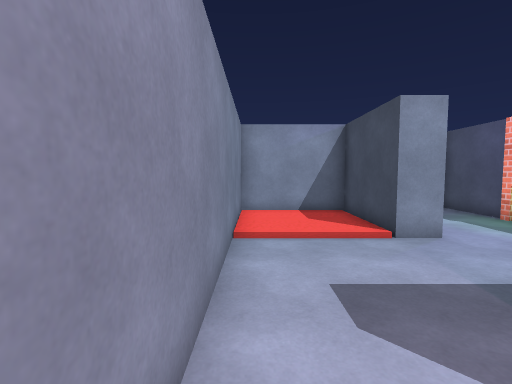
[1] (above)

12 first-person views from a walk through a Unity game level. The camera is 1.4 m above the floor, tilts 4° down and sees 85° across. The floor is counted in squares, 1 m on a side. Each view is taken from the middle of a square. On the plan, view 1 faces up. The plan holds only what a view shows up to about 14 squares ahead; the rest is blank. The player character is not drawn. Some surface patterns are stand-ins.

[2]
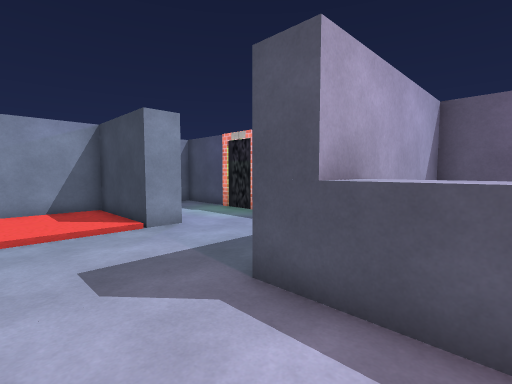

[3]
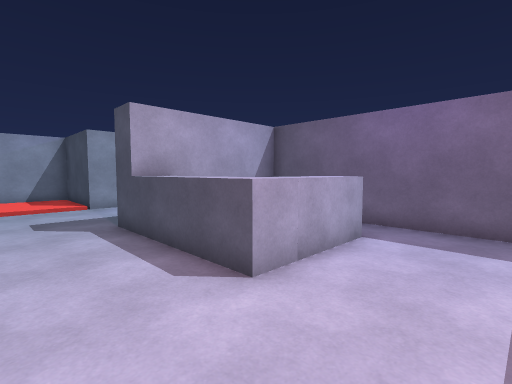

[4]
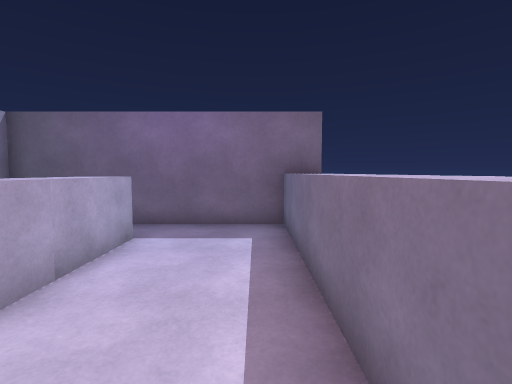

[5]
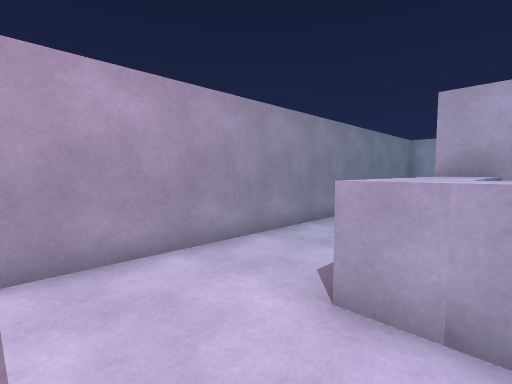

[6]
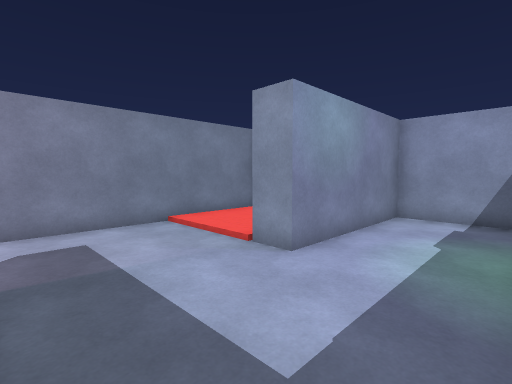

[7]
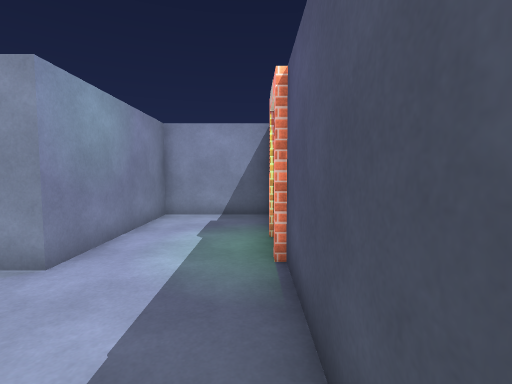

[8]
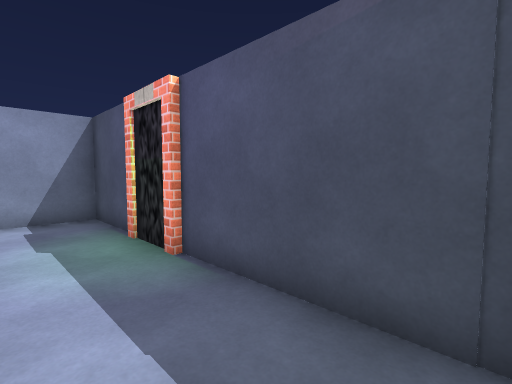

[9]
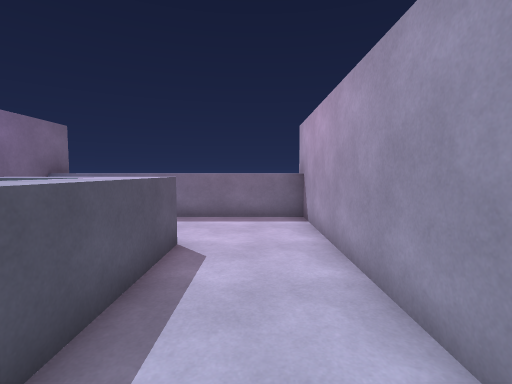

[10]
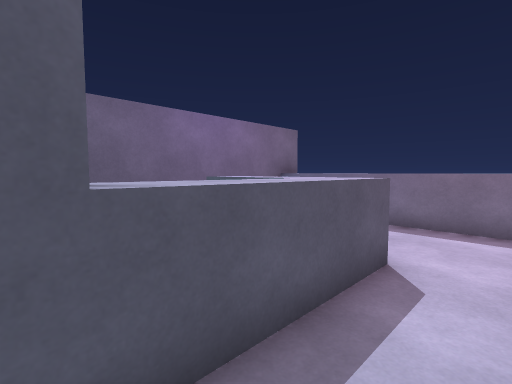

[11]
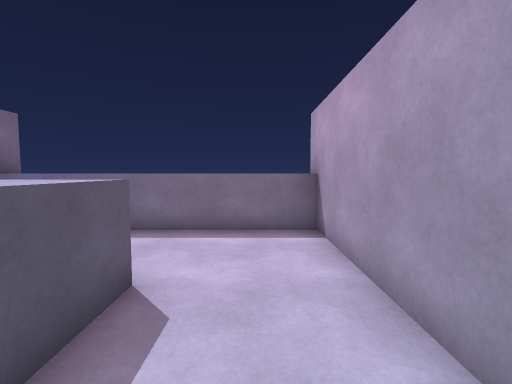

[12]
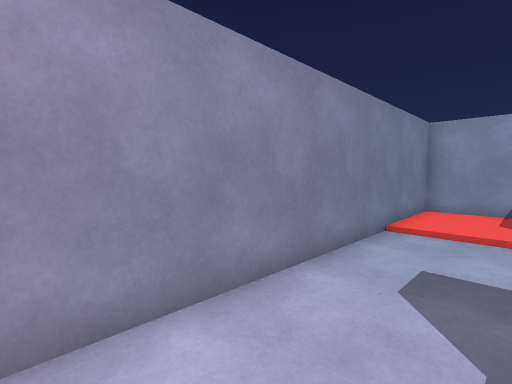

### Floor plan
Key: @ floor where view 1 was taken; # wall or solid block; . main floor; : floor 0.25 m higher than the main floor; / step, stairs or slope; ^ raised ledge; B block.
Columns run from 1 left of view 1 to 8 right of it. Each row starts with its distance up from view 1.
 11      #####
 10 ######...#
  9 #:::##...#
  8 #:::##..##
  7 #:::##..##
  6 #///##...#
  5 #........#
  4 #........#
  3 #........#
  2 #........#
  1 #...######
  0 #@..^    #
 -1 #...^    #
 -2 #...^    #
 -3 #...^BBB.#
 -4 #........#
 -5 #........#
 -6 #........#
 -7 ^^^^^^^^^^
 -8 ^  ^^^   ^

Where each view was taken, in squares from view 1:
view 1: 0 up, 0 right, facing up
view 2: 1 down, 0 right, facing up-right
view 3: 6 down, 0 right, facing up-right
view 4: 6 down, 0 right, facing right
view 5: 6 down, 4 right, facing up-left
view 6: 2 up, 7 right, facing up-left
view 7: 2 up, 7 right, facing up
view 8: 2 up, 5 right, facing up-right
view 9: 2 up, 1 right, facing down
view 10: 1 up, 1 right, facing down-right
view 11: 0 up, 1 right, facing down
view 12: 1 down, 2 right, facing up-left
